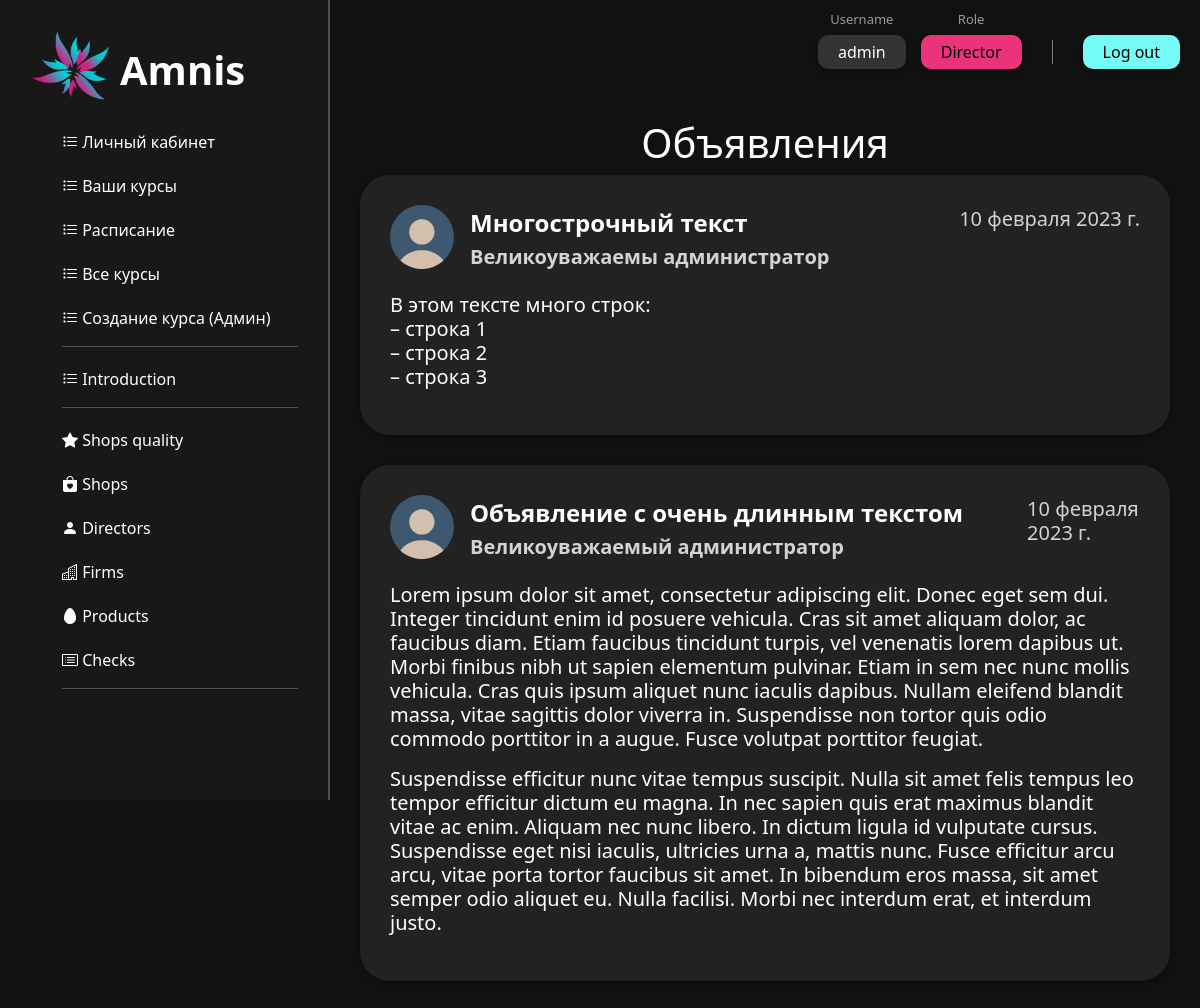
Screenshot of /announcements (signed in) with the database file from the repository.
### main/models.py (models this page shows)
class Announcement(models.Model):
    class Meta:
        verbose_name = "Объявление"
        verbose_name_plural = "Объявления"
    title = models.CharField("Title", max_length=50)
    date = models.DateField("Date")
    author = models.CharField("Author", max_length=50)
    text = models.TextField("Text")

### main/views.py (the view)
# urls.py: path('announcements', views.announcements, name="announcements"),
def announcements(request):
    role = get_role(request.user)
    data = reversed(Announcement.objects.all())
    return render(request, "main/announcements.html", {'role': role, "announcements": data})

### main/views.py (called while the page is built)
def get_role(user):
    template = ""
    if user.is_authenticated:
        if user.is_superuser:
            template = "Director"
        elif user.groups.filter(name='director').exists():
            template = "Director"
        elif user.groups.filter(name='client').exists():
            template = "Client"
        else:
            template = "None"
    return template

### main/templates/main/announcements.html (shortened to what this page needs)
{% load static %}
{% load l10n %}
<!doctype html>
<html lang="en">
<head>
    <link rel="stylesheet" href="https://cdn.jsdelivr.net/npm/bootstrap@5.2.3/dist/css/bootstrap.min.css">
    <link rel="stylesheet" href="https://cdn.jsdelivr.net/npm/bootstrap-icons@1.10.2/font/bootstrap-icons.css">
    <link rel="stylesheet" href="{% static 'main/css/common.css'%}">
    <link rel="stylesheet" href="{% static 'main/css/announcements.css'%}">
</head>
<body>
    {% include 'main/navigation.html' %}
    <div class="registration_panel">
        {% include 'main/registration_panel.html' %}
    </div>
    <div class="announcements_container main_section__announcements_container">
        <h1 class="announcements_text_title">Объявления</h1>
        {% for announcement in announcements %}
            <div class="announcements announcements_container__announcements">
                <div class="announcements_header">
                    <div class="announcements_avatar">
                        <img src="static/main/img/dummy_avatar.svg">
                    </div>
                    <div class="announcements_preview">
                        <div>
                            <div class="announcements_text_header">
                                <h5>{{announcement.title}}</h5>
                            </div>
                            <div class="announcements_author">
                                <h5>{{announcement.author}}</h5>
                            </div>
                        </div>
                        <div class="announcements_date">
                            <h5>{{announcement.date|localize}}</h5>
                        </div>
                    </div>
                </div>
                <div class="announcements_text">
                    <h5>{{announcement.text|linebreaks}}</h5>
                </div>
            </div>
        {% endfor %}
    </div>
</body>
</html>

### main/templates/main/registration_panel.html (shortened to what this page needs)
{% load static %}
<link rel="stylesheet" href="{% static 'main/css/registration_panel.css'%}">
<div class="registration_panel">
    {% if user.is_authenticated %}
    <div class="log_in_and_register">
        <div class="username_container">
            <p class="username_title username_container__username_title">Username</p>
            <a class="button1 button1_padding username_container__button1_modifier">{{user}}</a>
        </div>
        <div class="role_container">
            <p class="role_title role_container__role_title">Role</p>
            <a class="button1 button1_padding role_container__button1_modifier">{{role}}</a>
        </div>
        <div class="logout_button_container">
            <a href="{% url 'logout' %}" class="button1 button1_padding cyan-button">Log out</a>
        </div>
    </div>
    {% endif %}
</div>

### main/static/main/css/common.css (style rules this page uses)
:root { --white-color: #ffffff; --white-color-hover: #dddddd; --white-color-active: #aaaaaa; --add-green-color: #26e144; --add-green-color-hover: #23cc3f; --add-green-color-active: #1eb337; --cyan-color: #75fbf6; --cyan-color-hover: #02e3dc; --cyan-color-active: #00bfb9; --magenta-color: #ea337b; --magenta-color-hover: #cc2d6d; --magenta-color-active: #b3275f; --dark-white9-color: #999999; --darkgrey2-color: #222222; --darkgrey-color: #333333; --darkgrey-color-hover: #2b2b2b; --semi-darkgrey-color: #414141; --dark-cyan-color: #173f4c; }
.cyan-button { background-color: var(--cyan-color); }
.button1 { padding: 5px 80px 5px 80px; border-radius: 10px; cursor: pointer; color: black; text-decoration: none; border-style: none; box-shadow: 0px 2px 4px rgba(0, 0, 0, 0.3); }

### main/static/main/css/announcements.css (style rules this page uses)
html { padding: 0; margin: 0; width: 100%; height: 100%; }
body { padding: 0; margin: 0; width: 100%; height: 100%; background-color:#111111; }
.announcements_container { display: flex; justify-content: center; align-items: center; flex-direction: column; }
.main_section__announcements_container { margin-top: 50px; display: grid; grid-template-columns: auto; }
.announcements_container__announcements { margin: 0 30px 0 30px; }
.announcements { background-color: var(--darkgrey2-color); border-radius: 30px; padding: 30px; box-shadow: 0px 2px 4px rgba(0, 0, 0, 0.3); display: flex; flex-direction: column; margin-bottom: 30px; }
.announcements_text_title { width: 100%; text-align: center; color: white; }
.announcements_text { color: white; }
.announcements_header { width: 100%; height: 64px; display: flex; margin-bottom: 24px; }
.announcements_avatar { margin-right: 16px; }
.announcements_avatar img { width: 64px; height: 64px; }
.announcements_text_header h5 { color: white; font-size: 24px; font-weight: bold; margin-right: 64px; overflow: hidden; text-overflow: ellipsis; }
.announcements_preview { display: grid; width: 100%; grid-template-areas: "A C" "B C"; }
.announcements_author h5 { color: lightgrey; font-size: 20px; font-weight: bold; margin-right: 64px; overflow: hidden; text-overflow: ellipsis; }
.announcements_text_header { grid-area: A; overflow: hidden; text-overflow: ellipsis; white-space: nowrap; margin-top: 4px; }
.announcements_author { grid-area: B; overflow: hidden; text-overflow: ellipsis; white-space: nowrap; }
.announcements_date { color: lightgrey; font-size: 20px; justify-self: end; grid-area: C; margin-top: 2px; }

### main/static/main/css/registration_panel.css (style rules this page uses)
.button1_padding { padding: 5px 20px 5px 20px }
.username_container__button1_modifier { background-color: var(--darkgrey-color); cursor: default; color: white; }
.role_container__button1_modifier { background-color: var(--magenta-color); cursor: default; }
.username_container__username_title { margin: 0 0 5px 0; }
.role_container__role_title { margin: 0 0 5px 0; }
.username_title, .role_title { text-align: center; font-size: 13px; color: var(--dark-white9-color); }
.username_container, .role_container { display: flex; flex-direction: column; margin: 10px 15px 0 0; }
.role_container { margin-right: 0; }
.logout_button_container { display: flex; justify-content: end; flex-direction: column; }
.registration_panel { display: flex; justify-content: right; align-items: top; }
.log_in_and_register { margin-right: 20px; display:flex; align-items: top; }

### rows the page displays
Announcement: title "Многострочный текст", author "Великоуважаемы администратор", date "10 февраля 2023 г.", text "В этом тексте много строк: – строка 1 – строка 2 – строка 3"
Announcement: title "Объявление с очень длинным текстом", author "Великоуважаемый администратор", date "10 февраля 2023 г.", text "Lorem ipsum dolor sit amet, consectetur adipiscing elit. Donec eget sem dui. Integer tincidunt enim id posuere vehicula. Cras sit amet aliquam dolor, ac faucibus diam. Etiam faucibus tincidunt turpis, vel venenatis lorem dapibus ut. Morbi finibus nibh ut sapien elementum pulvinar. Etiam in sem nec nunc mollis vehicula. Cras quis ipsum aliquet nunc iaculis dapibus. Nullam eleifend blandit massa, vitae sagittis dolor viverra in. Suspendisse non tortor quis odio commodo porttitor in a augue. Fusce volutpat porttitor feugiat. Suspendisse efficitur nunc vitae tempus suscipit. Nulla sit amet felis tempus leo tempor efficitur dictum eu magna. In nec sapien quis erat maximus blandit vitae ac enim.…"

### other values shown
{{ user }} "admin"
{{ role }} "Director"
